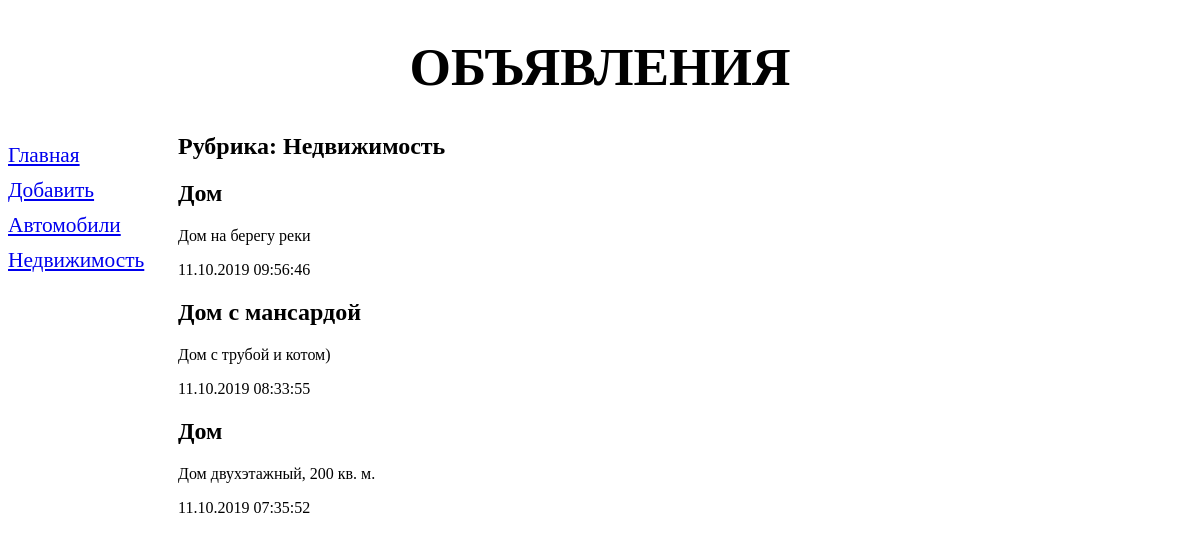
Screenshot of /bboard/1/ with the database file from the repository.
### bboard/models.py (models this page shows, shortened)
class Rubric(models.Model):
    name = models.CharField(max_length=50, db_index=True, verbose_name='Название')
    class Meta:
        verbose_name = 'Рубрика'
        verbose_name_plural = 'Рубрики'
        ordering = ['name']

class Bb(models.Model):
    rubric = models.ForeignKey(Rubric, on_delete=models.PROTECT, null=True, verbose_name='Рубрика')
    title = models.CharField(max_length=50, verbose_name='Товар')
    content = models.TextField(null=True, blank=True, verbose_name='Описание')
    price = models.FloatField(null=True, blank=True, verbose_name='Цена')
    published = models.DateTimeField(auto_now_add=True, db_index=True, verbose_name='Опубликовано')
    class Meta:
        verbose_name = 'Объявление'
        verbose_name_plural = 'Объявления'
        ordering = ['-published']

### bboard/views.py (the view)
# urls.py: path('<int:rubric_id>/', by_rubric, name='by_rubric'),
def by_rubric(request, rubric_id):
    bbs = Bb.objects.filter(rubric=rubric_id)
    rubrics = Rubric.objects.all()
    current_rubric = Rubric.objects.get(pk=rubric_id)
    context = {'bbs': bbs, 'rubrics': rubrics, 'current_rubric': current_rubric}
    return render(request, 'bboard/by_rubric.html', context)

### bboard/templates/bboard/by_rubric.html (shortened to what this page needs)
{% extends 'layout/basic.html' %}
{% block content %}
    <h2>Рубрика: {{ current_rubric.name }}</h2>
    {% for bb in bbs %}
        <div>
            <h2>{{ bb.title }}</h2>
            <p>{{ bb.content }}</p>
            <p>{{ bb.published|date:"d.m.Y H:i:s" }}</p>
        </div>
    {% endfor %}
{% endblock %}

### bboard/templates/layout/basic.html (shortened to what this page needs)
{% load static %}
<!DOCTYPE html>
<html lang="en">
<head>
    <link rel="stylesheet" type="text/css" href="{% static 'bboard/style.css' %}">
</head>
<body>
<header>
    <h1>Объявления</h1>
</header>
<nav>
    <a href={% url 'index' %}>Главная</a>
    <a href={% url 'add' %}>Добавить</a>
    {% for rubric in rubrics %}
        <a href={% url 'by_rubric' rubric.pk %}>{{ rubric.name }}</a>
    {% endfor %}
</nav>
<section>
    {% block content %}
    {% endblock %}
</section>
</body>
</html>

### bboard/static/bboard/style.css (style rules this page uses)
header h1 { font-size: 40pt; text-transform: uppercase; text-align: center; }
nav { font-size: 16pt; width: 150px; float: left; }
nav a { display: block; margin: 10px 0px; }
section { margin-left: 170px; }

### rows the page displays
Rubric: name "Автомобили"
Rubric: name "Недвижимость"
Bb: title "Дом", content "Дом на берегу реки", published "11.10.2019 09:56:46"
Bb: title "Дом с мансардой", content "Дом с трубой и котом)", published "11.10.2019 08:33:55"
Bb: title "Дом", content "Дом двухэтажный, 200 кв. м.", published "11.10.2019 07:35:52"
